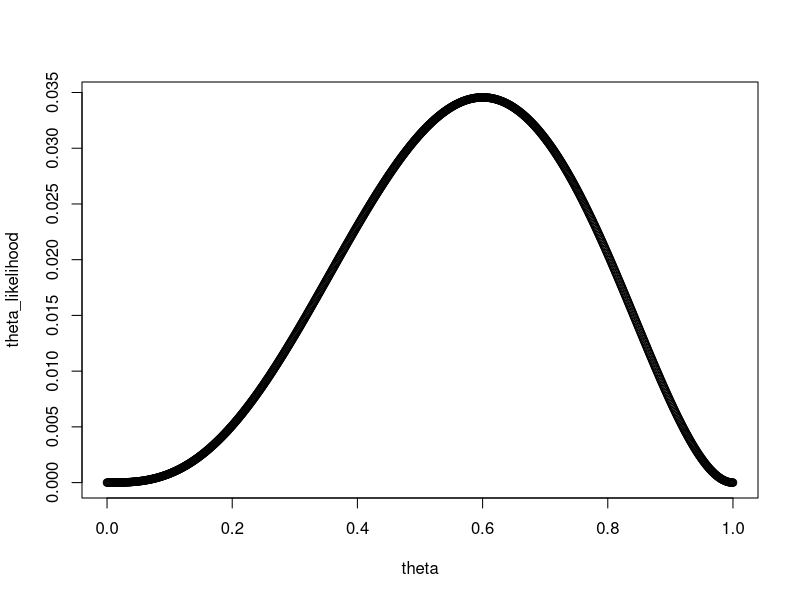

Generate this figure with R:
## ---- chunk 1
mean_function = function(x) {
  m = sum(x) / length(x)
  return(m)
}

mean_function(c(2, 4, 6))
## ---- chunk 2
d = c(1, 0, 1, 1, 0)

theta = seq(0, 1, by = 0.001)

# Function for calculating the likelihood from a sequence of theta
likelihood = function(theta) {
  return(prod(dbinom(d, size = 1, theta)))
}

# Apply the function to the sequence of theta
theta_likelihood = sapply(theta, FUN = likelihood)

plot(theta, theta_likelihood)
## ---- chunk 3
theta[which.max(theta_likelihood)]
